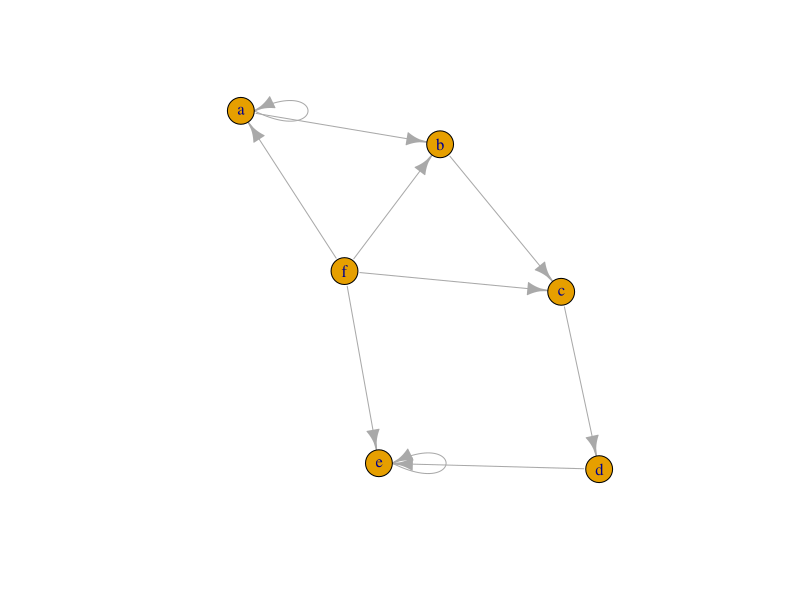

This chart was generated by the following R code:


####  R과 네트워크 분석 (igraph)
# https://apple-rbox.tistory.com/11

library(igraph)

# 1 네트워크 정의 및 네트워크화

df = data.frame(start = c('a','a','b','c','d','e','f','f','f','f'),
                end = c('a','b','c','d','e','e','a','b','c','e'))

G = graph_from_data_frame(df)

# 1.1 네트워크 방향성

graph_from_data_frame(df,directed = F) # undirected

plot(G)

# 1.2 node name(unique)

v = V(G)

attributes(v)

# 2 네트워크 속성

# 

